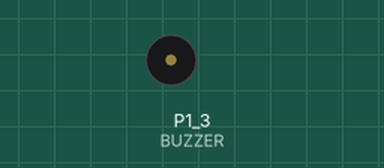
This sketch was run on a simulated TI MSP430 LaunchPad. On the bench: buzzer (waves = sounding). Random numbers use the default seed unless the sketch sets one.

Above: at 2.75 s.
At 38.06 s:
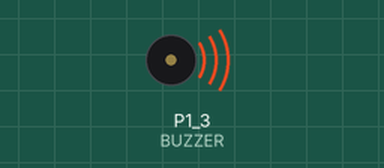
Timing chart, 0 to 40.0 s (numbered marks = the images above):
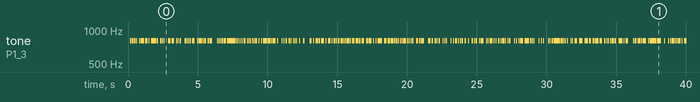

The sketch:

sketch_3_4.ino
```cpp
//***************************************************************************************
//  EE40LX
//  Sketch 3.4
//
//  Description; P1.3 outputs 800 Hz square wave in random burst patterns
//
//  Tom Zajdel
//  University of California, Berkeley
//  July 27, 2015
//
//  Version 1.1 July 27, 2015 - Added curly brackets to conditional statements
//							  - No longer declaring val in global scope
//
//***************************************************************************************

int BUZZER = P1_3; // set BUZZER as P1.3 alias

void setup()
{
  // set BUZZER as output pin
  pinMode(BUZZER, OUTPUT);

  // random analog voltage noise at analog pin 0 will seed
  // the random number generator differently every time it runs
  // otherwise, we will hear the same pseudo-random sequence
  // every time we run the program (which is at times useful)
  randomSeed(analogRead(0));
}

void loop()
{
  int val;					// declare variable val to store result of Random Number Generator (RNG)
  val = random(1,100);      // create a random number from 1 to 100 using the Energia RNG
  if (val > 50)             // if val is greater than 50, output an 800 Hz wave
  {
    tone(BUZZER, 800, 50);  // otherwise, do nothing for the same period
  }
  else
  {
    delay(50);
  }
}
```

Measured:
- by itself, tone on P1_3 (BUZZER): plays 800 Hz for 0.10 s, 800 Hz for 0.10 s, 800 Hz for 0.10 s, 800 Hz for 0.05 s, 800 Hz for 0.05 s, 800 Hz for 0.05 s … (203 notes in this stretch)
